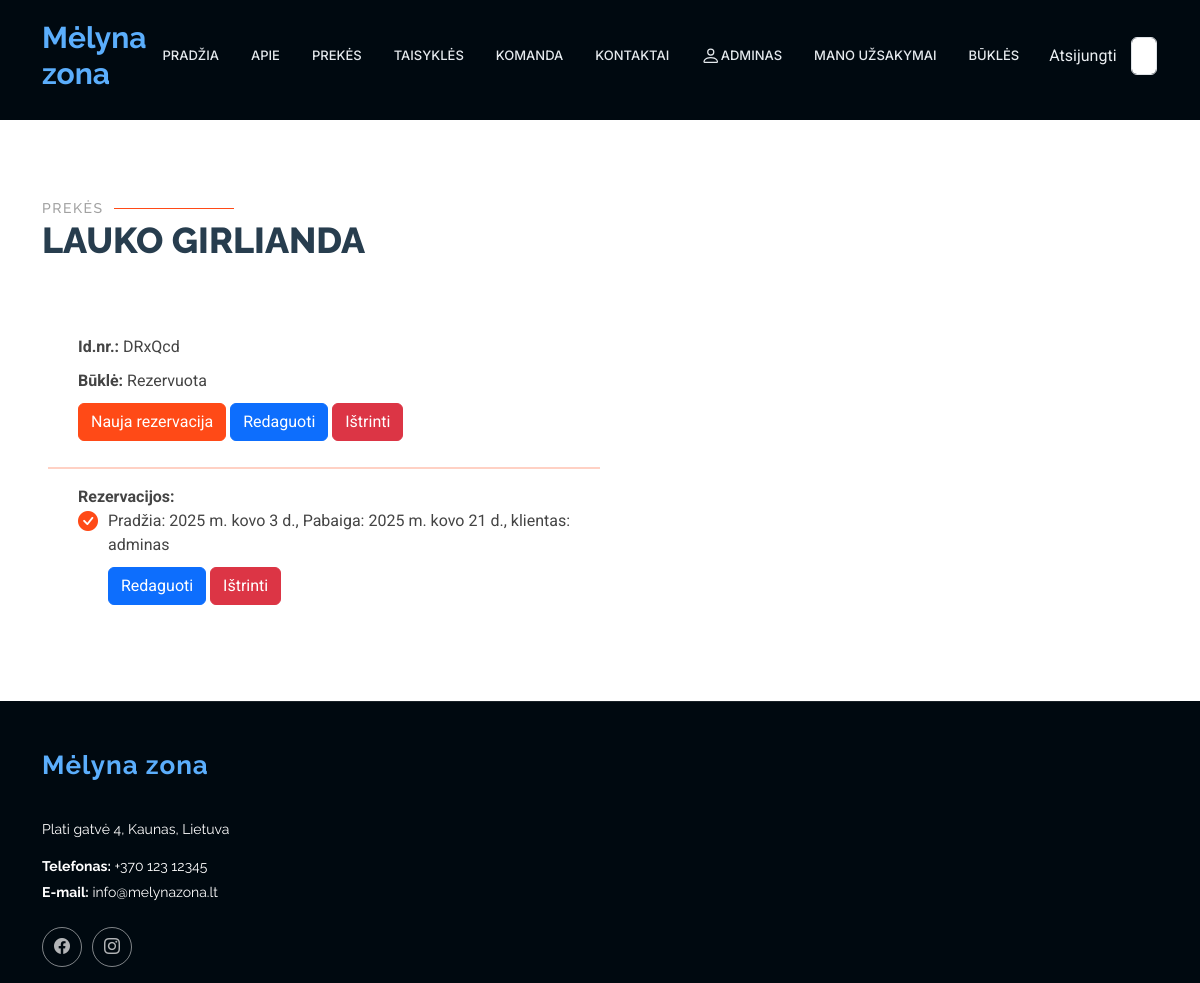
The app's page /rent/statuses/21 (signed in), older data.
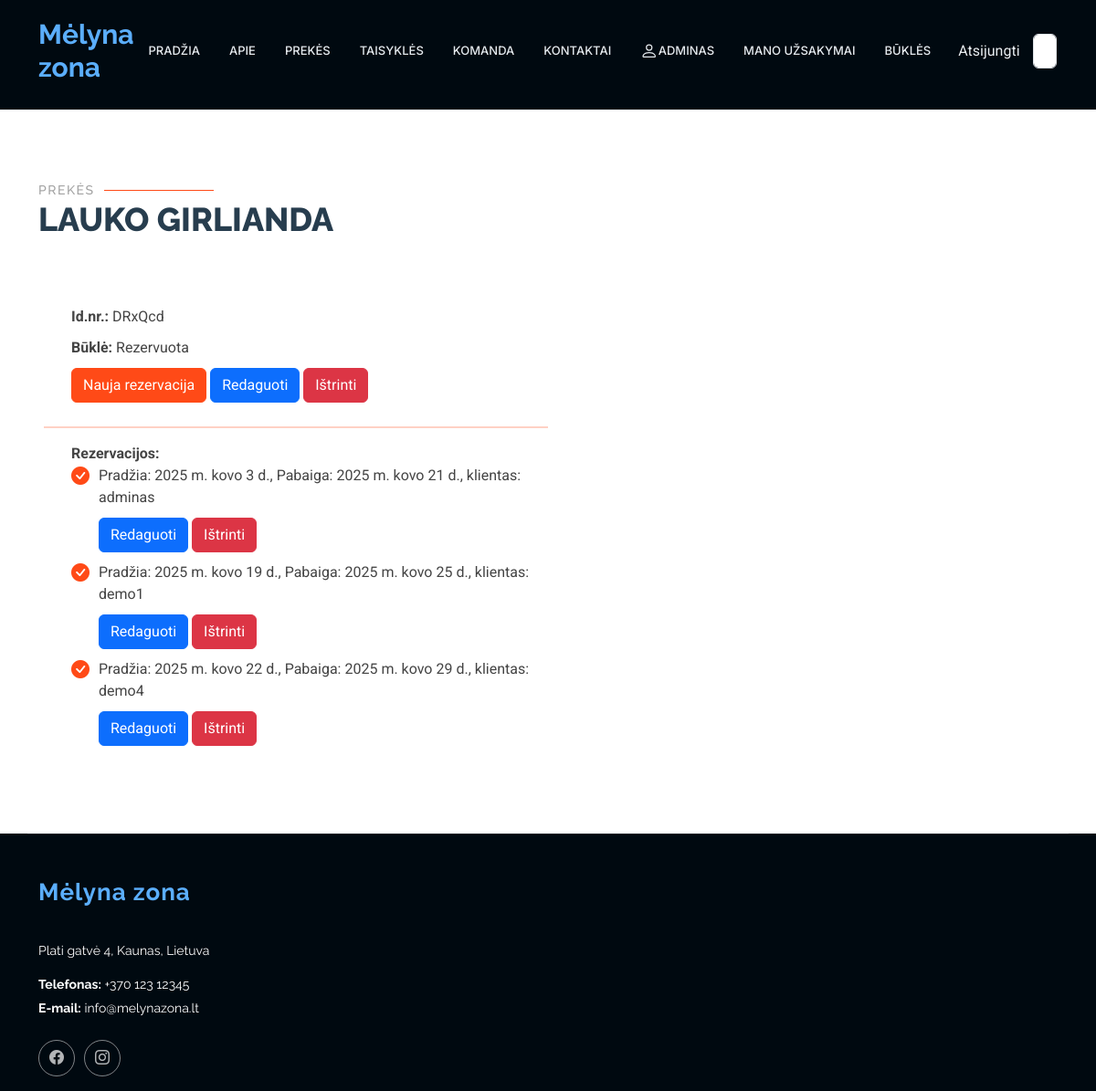
The same page, newer data.
### rent/models.py (models this page shows, shortened)
class Reservation(models.Model):
    status = models.ForeignKey(Status, on_delete=models.CASCADE, related_name='reservations_status',null=True, blank=True)
    start_date = models.DateField(verbose_name="Nuomos pradžios data", null=True, blank=True)
    end_date = models.DateField(verbose_name="Nuomos pabaigos datas", null=True, blank=True)
    customer = models.ForeignKey(User, on_delete=models.SET_NULL, null=True, blank=True, verbose_name="Klientas")
    class Meta:
        verbose_name = "Rezervacija"
        verbose_name_plural = "Rezervacijos"
        ordering = ['start_date']

### rent/views.py (the view)
# urls.py: path('statuses/<int:pk>', views.StatusDetailView.as_view(), name='single_status'),
class StatusDetailView(LoginRequiredMixin, UserPassesTestMixin, generic.DetailView):
    model = Status
    template_name = "single_status.html"
    context_object_name = "single_status"
    def test_func(self):
         return self.request.user.profile.is_employee

### rent/templates/single_status.html (shortened to what this page needs)
{% extends "base2.html" %}
{% load i18n %}
{% load static %}
{% block "content" %}
<section id="product_img" class="about section">
    <div class="container section-title" data-aos="fade-up">
        <h2>Prekės</h2>
        <p>{{ single_status.product.name }}<br></p>
    </div>
    <div class="col-lg-6" data-aos="fade-up" data-aos-delay="250">
        <div class="content ps-0 ps-lg-5">
            <ul class="pt-2">
                <li><strong>Id.nr.: </strong> {{ single_status.uuid|slice:":6" }}
                </li>
                <li><strong>Būklė: </strong> {{ single_status.get_condition_display }}
                </li>
                <div style="margin-left: 30px;">
                <a class="btn btn-primary register-button" style="background-color: #ff4a17; border-color: #ff4a17;" href="{% url 'reservation_new' pk=object.pk %}">Nauja rezervacija</a>
                <a class="btn btn-primary register-button" href="{% url 'status_update' pk=object.pk %}">Redaguoti</a>
                <a class="btn btn-danger register-button" href="{% url 'status_delete'  pk=object.pk %}">Ištrinti</a>
                    </div>
                <li></li>
                <hr style="border: none; height: 2px; background-color: #ff4a17;"/>
                <li><strong>Rezervacijos: </strong>
                    {% if single_status.reservations_status.all %}
                    <ul>
                        {% for reservation in single_status.reservations_status.all %}
                        <li><i class="bi bi-check-circle-fill"></i>Pradžia: {{ reservation.start_date }}, Pabaiga: {{ reservation.end_date }}, klientas: {{ reservation.customer }}</li>
                        <li><a class="btn btn-primary register-button" href="{% url 'reservation_update' status_pk=single_status.pk pk=reservation.pk %}">Redaguoti</a>
                        <a class="btn btn-danger register-button" href="{% url 'reservation_delete' status_pk=reservation.status.pk pk=reservation.pk %}">Ištrinti</a></li>
                        {% endfor %}
                    </ul>
                    {% else %}
                    Nėra susietų rezervacijų
                    {% endif %}
                </li>
            </ul>
        </div>
    </div>
</section>
{% endblock %}

Row changes from the older to the newer data that the page shows:
added Reservation: start_date "2025 m. kovo 19 d.", end_date "2025 m. kovo 25 d.", customer "demo1"
added Reservation: start_date "2025 m. kovo 22 d.", end_date "2025 m. kovo 29 d.", customer "demo4"
